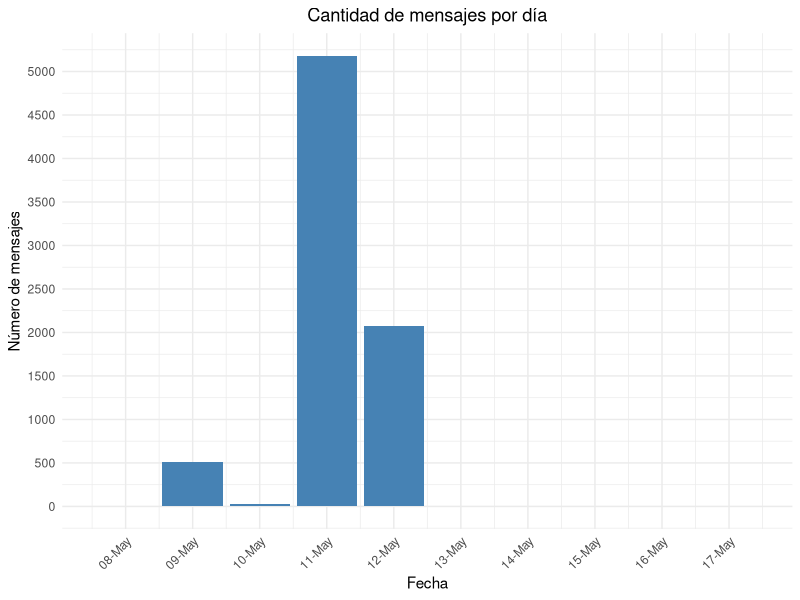

Source code (R):
library(tidyverse)
library(readxl)
library(lubridate)
library(ggplot2)

clean_data <- read_excel("ForoData.xlsx")

#CREAR UNA COLUMNA CON SOLO LA FECHA
clean_data <- clean_data %>%
  mutate(Only_Date = as.Date(Date, format="%d-%b-%Y"))

#CONTAR LOS MENSAJES POR DIA SEGUN LA COLUMNA Only_Date
mensajes_por_dia <- clean_data %>%
  group_by(Only_Date) %>%
  summarise(n_mensajes = n())

#GRAFICA CON GGPLOT
ggplot(mensajes_por_dia, aes(x = Only_Date, y = n_mensajes)) +
  geom_bar(stat = "identity", fill = "steelblue") +
  labs(title = "Cantidad de mensajes por día",
       x = "Fecha",
       y = "Número de mensajes") +
  scale_x_date(breaks = seq(min(mensajes_por_dia$Only_Date), max(mensajes_por_dia$Only_Date), by = "day"),
               date_labels = "%d-%b") +
  scale_y_continuous(breaks = seq(0, max(mensajes_por_dia$n_mensajes), by = 500)) +
  theme_minimal() +
  theme(
    axis.text.x = element_text(angle = 45, hjust = 1),
    plot.title = element_text(hjust = 0.5)
  )
